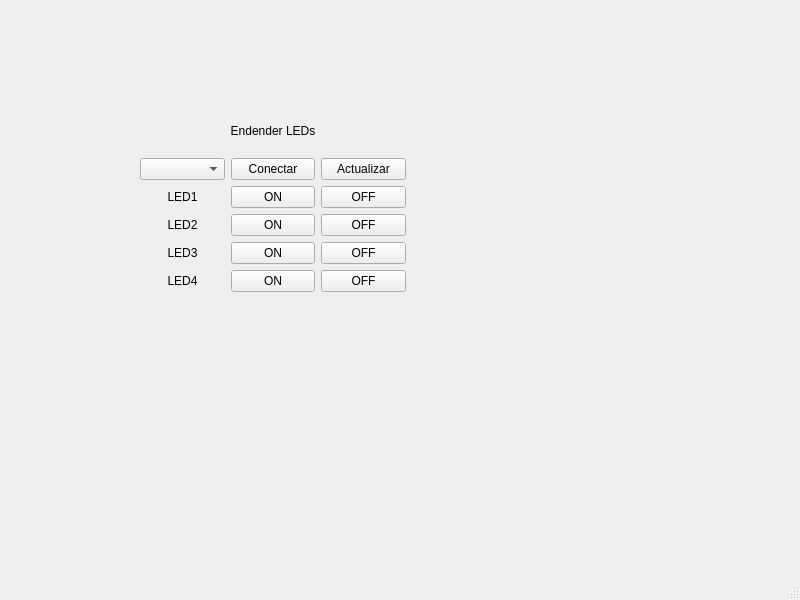
<?xml version="1.0" encoding="UTF-8"?>
<ui version="4.0">
 <class>MainWindow</class>
 <widget class="QMainWindow" name="MainWindow">
  <property name="geometry">
   <rect>
    <x>0</x>
    <y>0</y>
    <width>800</width>
    <height>600</height>
   </rect>
  </property>
  <property name="windowTitle">
   <string>MainWindow</string>
  </property>
  <widget class="QWidget" name="centralwidget">
   <widget class="QWidget" name="layoutWidget">
    <property name="geometry">
     <rect>
      <x>140</x>
      <y>110</y>
      <width>266</width>
      <height>182</height>
     </rect>
    </property>
    <layout class="QVBoxLayout" name="verticalLayout_4">
     <item>
      <widget class="QLabel" name="label">
       <property name="text">
        <string>Endender LEDs</string>
       </property>
       <property name="alignment">
        <set>Qt::AlignmentFlag::AlignCenter</set>
       </property>
      </widget>
     </item>
     <item>
      <layout class="QHBoxLayout" name="horizontalLayout">
       <item>
        <layout class="QVBoxLayout" name="verticalLayout">
         <item>
          <widget class="QComboBox" name="comboBox"/>
         </item>
         <item>
          <widget class="QLabel" name="label_2">
           <property name="text">
            <string>LED1</string>
           </property>
           <property name="alignment">
            <set>Qt::AlignmentFlag::AlignCenter</set>
           </property>
          </widget>
         </item>
         <item>
          <widget class="QLabel" name="label_3">
           <property name="text">
            <string>LED2</string>
           </property>
           <property name="alignment">
            <set>Qt::AlignmentFlag::AlignCenter</set>
           </property>
          </widget>
         </item>
         <item>
          <widget class="QLabel" name="label_5">
           <property name="text">
            <string>LED3</string>
           </property>
           <property name="alignment">
            <set>Qt::AlignmentFlag::AlignCenter</set>
           </property>
          </widget>
         </item>
         <item>
          <widget class="QLabel" name="label_4">
           <property name="text">
            <string>LED4</string>
           </property>
           <property name="alignment">
            <set>Qt::AlignmentFlag::AlignCenter</set>
           </property>
          </widget>
         </item>
        </layout>
       </item>
       <item>
        <layout class="QVBoxLayout" name="verticalLayout_2">
         <item>
          <widget class="QPushButton" name="pushButton">
           <property name="text">
            <string>Conectar</string>
           </property>
          </widget>
         </item>
         <item>
          <widget class="QPushButton" name="pushButton_3">
           <property name="text">
            <string>ON</string>
           </property>
          </widget>
         </item>
         <item>
          <widget class="QPushButton" name="pushButton_6">
           <property name="text">
            <string>ON</string>
           </property>
          </widget>
         </item>
         <item>
          <widget class="QPushButton" name="pushButton_5">
           <property name="text">
            <string>ON</string>
           </property>
          </widget>
         </item>
         <item>
          <widget class="QPushButton" name="pushButton_4">
           <property name="text">
            <string>ON</string>
           </property>
          </widget>
         </item>
        </layout>
       </item>
       <item>
        <layout class="QVBoxLayout" name="verticalLayout_3">
         <item>
          <widget class="QPushButton" name="pushButton_2">
           <property name="text">
            <string>Actualizar</string>
           </property>
          </widget>
         </item>
         <item>
          <widget class="QPushButton" name="pushButton_7">
           <property name="text">
            <string>OFF</string>
           </property>
          </widget>
         </item>
         <item>
          <widget class="QPushButton" name="pushButton_8">
           <property name="text">
            <string>OFF</string>
           </property>
          </widget>
         </item>
         <item>
          <widget class="QPushButton" name="pushButton_9">
           <property name="text">
            <string>OFF</string>
           </property>
          </widget>
         </item>
         <item>
          <widget class="QPushButton" name="pushButton_10">
           <property name="text">
            <string>OFF</string>
           </property>
          </widget>
         </item>
        </layout>
       </item>
      </layout>
     </item>
    </layout>
   </widget>
  </widget>
  <widget class="QMenuBar" name="menubar">
   <property name="geometry">
    <rect>
     <x>0</x>
     <y>0</y>
     <width>800</width>
     <height>33</height>
    </rect>
   </property>
  </widget>
  <widget class="QStatusBar" name="statusbar"/>
 </widget>
 <resources/>
 <connections/>
</ui>
